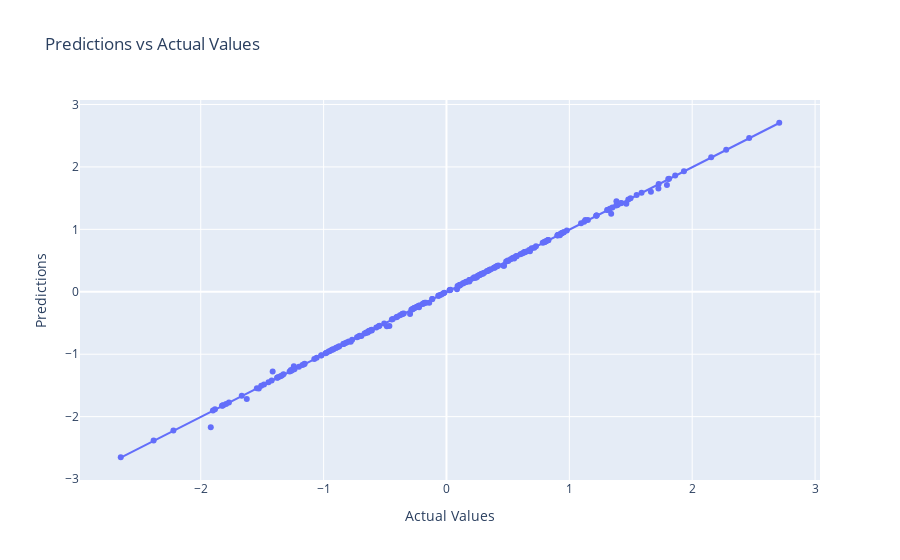

The notebook cell this image was saved under:
### Code cell
# Interactive visualization of predictions vs actual values
fig = px.scatter(df, x='TotalRenewableEnergy', y='PredictedTotalRenewableEnergy', 
                 title='Predictions vs Actual Values',
                 labels={'TotalRenewableEnergy': 'Actual Values', 
                         'PredictedTotalRenewableEnergy': 'Predictions'},
                 trendline='ols')
fig.show()

### Figure 1 — Plotly figure (JSON) as saved in the notebook; plotly's stock layout.template omitted (floating-point values rounded to 4 significant figures; data arrays with more than 128 entries replaced by an {"elided": "..."} marker saying what was removed)
{"data": [{"hovertemplate": "Actual Values=%{x}<br>Predictions=%{y}<extra></extra>", "legendgroup": "", "marker": {"color": "#636efa", "symbol": "circle"}, "mode": "markers", "name": "", "orientation": "v", "showlegend": false, "type": "scatter", "x": {"elided": "240 float values"}, "xaxis": "x", "y": {"elided": "240 float values"}, "yaxis": "y"}, {"hovertemplate": "<b>OLS trendline</b><br>PredictedTotalRenewableEnergy = 0.999714 * TotalRenewableEnergy + -0.0044832<br>R<sup>2</sup>=0.999377<br><br>Actual Values=%{x}<br>Predictions=%{y} <b>(trend)</b><extra></extra>", "legendgroup": "", "marker": {"color": "#636efa", "symbol": "circle"}, "mode": "lines", "name": "", "showlegend": false, "type": "scatter", "x": {"elided": "240 float values"}, "xaxis": "x", "y": {"elided": "240 float values"}, "yaxis": "y"}], "layout": {"legend": {"tracegroupgap": 0}, "title": {"text": "Predictions vs Actual Values"}, "xaxis": {"anchor": "y", "domain": [0, 1], "title": {"text": "Actual Values"}}, "yaxis": {"anchor": "x", "domain": [0, 1], "title": {"text": "Predictions"}}}}
